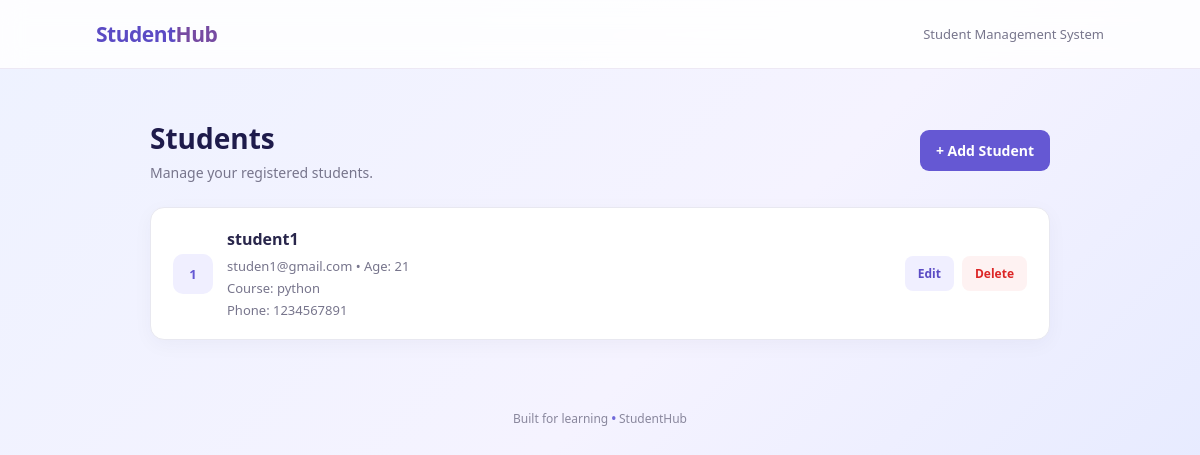
The app's page /student_list, older data.
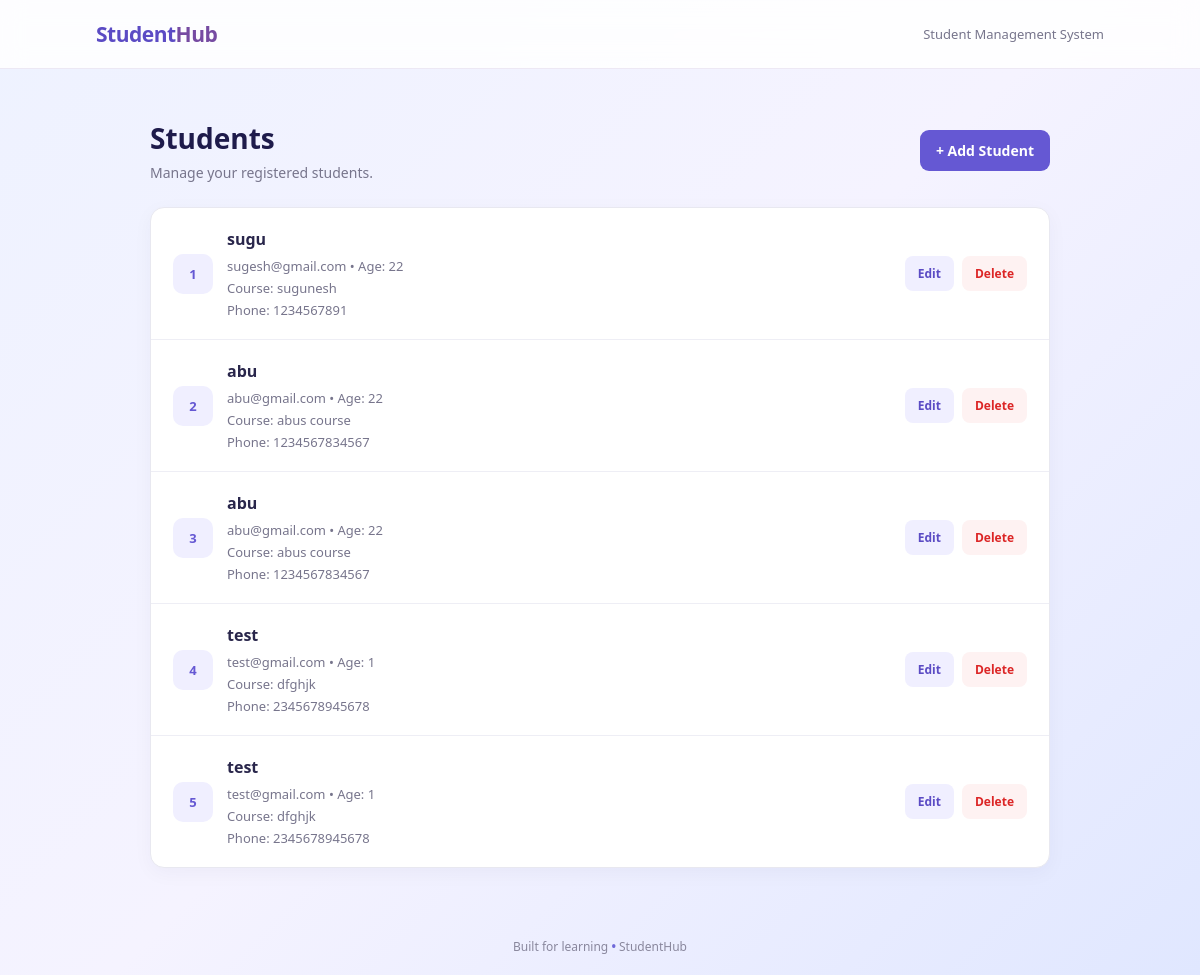
The same page, newer data.
### Studen_app/models.py (models this page shows, shortened)
class Students(models.Model):
    name = models.CharField(max_length=100)
    age = models.IntegerField()
    email = models.EmailField()
    course = models.CharField(max_length=100)
    phone = models.CharField(max_length=100)

### Studen_app/views.py (the view)
# urls.py: path('student_list',views.student_list,name='student_list'),
def student_list(request):
    students = Students.objects.all()
    return render(request,'students/student_list.html',{'students':students})

### Studen_app/templates/students/student_list.html (shortened to what this page needs)
{% extends 'base.html' %}
{% block content %}
<div class="student-page">
    <div class="page-header">
        <div>
            <h1>Students</h1>
            <p>Manage your registered students.</p>
        </div>
        <a href="{% url 'register_students' %}" class="add-btn">
            + Add Student
        </a>
    </div>
    <div class="student-card">
        {% for student in students %}
            <div class="student-row">
                <div class="student-left">
                    <div class="student-number">
                        {{ forloop.counter }}
                    </div>
                    <div class="student-info">
                        <h3>{{ student.name }}</h3>
                        <p>
                            {{ student.email }} &bull; Age: {{ student.age }}
                        </p>
                        <p>
                            Course: {{ student.course }}
                        </p>
                        <p>
                            Phone: {{ student.phone }}
                        </p>
                    </div>
                </div>
                <div class="student-actions">
                    <a href="{% url 'edit_student' student.id %}"
                       class="edit-btn">
                        Edit
                    </a>
                    <a href="{% url 'delete_student' student.id %}"
                       class="delete-btn"
                       onclick="return confirm('Are you sure you want to delete this student?');">
                        Delete
                    </a>
                </div>
            </div>
        {% endfor %}
    </div>
</div>
{% endblock %}

### Studen_app/templates/base.html (shortened to what this page needs)
<!DOCTYPE html>
<html lang="en">
<head>
</head>
<body>
    <nav class="navbar">
        <a href="#" class="logo">
            Student<span>Hub</span>
        </a>
        <div class="nav-label">
            Student Management System
        </div>
    </nav>
    <main class="main-content">
        {% block content %}
        {% endblock %}
    </main>
    <footer class="footer">
        Built for learning <span>&bull;</span> StudentHub
    </footer>
</body>
</html>

### Studen_app/templates/base.html (style rules this page uses)
* { margin: 0; padding: 0; box-sizing: border-box; }
body { min-height: 100vh; font-family: 'Segoe UI', Arial, sans-serif; background: linear-gradient(135deg, #eef2ff, #f5f3ff, #e0e7ff); color: #1e1b4b; }
.navbar { width: 100%; padding: 20px 8%; display: flex; justify-content: space-between; align-items: center; background: rgba(255, 255, 255, 0.85); backdrop-filter: blur(12px); border-bottom: 1px solid rgba(118, 75, 162, 0.12); }
.navbar .logo { font-size: 21px; font-weight: 800; color: #5b4bc4; text-decoration: none; letter-spacing: -0.5px; }
.navbar .logo span { color: #764ba2; }
.navbar .nav-label { font-size: 13px; color: #77758c; }
.main-content { width: 100%; max-width: 1200px; margin: 0 auto; padding: 30px 20px; }
.footer { padding: 20px; text-align: center; color: #89879d; font-size: 12px; }
.footer span { color: #7069d9; font-weight: 600; }

### Studen_app/templates/students/student_list.html (style rules this page uses)
.student-page { max-width: 900px; margin: 20px auto; }
.page-header { display: flex; justify-content: space-between; align-items: center; gap: 15px; margin-bottom: 25px; }
.page-header h1 { font-size: 28px; color: #1e1b4b; margin-bottom: 6px; }
.page-header p { color: #77758c; font-size: 14px; }
.add-btn { text-decoration: none; background: #6558d3; color: white; padding: 11px 16px; border-radius: 9px; font-size: 14px; font-weight: 600; white-space: nowrap; transition: background 0.2s; }
.student-card { background: white; border: 1px solid #e8e8f0; border-radius: 14px; overflow: hidden; box-shadow: 0 5px 20px rgba(30, 27, 75, 0.04); }
.student-row { display: flex; justify-content: space-between; align-items: center; gap: 20px; padding: 20px 22px; border-bottom: 1px solid #eeeeF5; }
.student-row:last-child { border-bottom: none; }
.student-left { display: flex; align-items: center; gap: 14px; min-width: 0; }
.student-number { width: 40px; height: 40px; display: flex; justify-content: center; align-items: center; flex-shrink: 0; border-radius: 10px; background: #f0efff; color: #6558d3; font-weight: 700; font-size: 13px; }
.student-info h3 { font-size: 16px; color: #29264b; margin-bottom: 7px; overflow-wrap: anywhere; }
.student-info p { font-size: 13px; color: #77758c; margin-top: 4px; overflow-wrap: anywhere; }
.student-actions { display: flex; align-items: center; gap: 8px; flex-shrink: 0; }
.edit-btn, .delete-btn { display: inline-block; padding: 9px 13px; border-radius: 8px; font-size: 12px; font-weight: 600; text-decoration: none; transition: background 0.2s; }
.edit-btn { color: #5b4bc4; background: #f0efff; }
.delete-btn { color: #dc2626; background: #fef2f2; }

Row changes from the older to the newer data that the page shows:
removed Students: name "student1", email "studen1@gmail.com", age "21", course "python", phone "1234567891"
added Students: name "sugu", email "sugesh@gmail.com", age "22", course "sugunesh", phone "1234567891"
added Students: name "abu", email "abu@gmail.com", age "22", course "abus course", phone "1234567834567"
added Students: name "abu", email "abu@gmail.com", age "22", course "abus course", phone "1234567834567"
added Students: name "test", email "test@gmail.com", age "1", course "dfghjk", phone "2345678945678"
added Students: name "test", email "test@gmail.com", age "1", course "dfghjk", phone "2345678945678"
